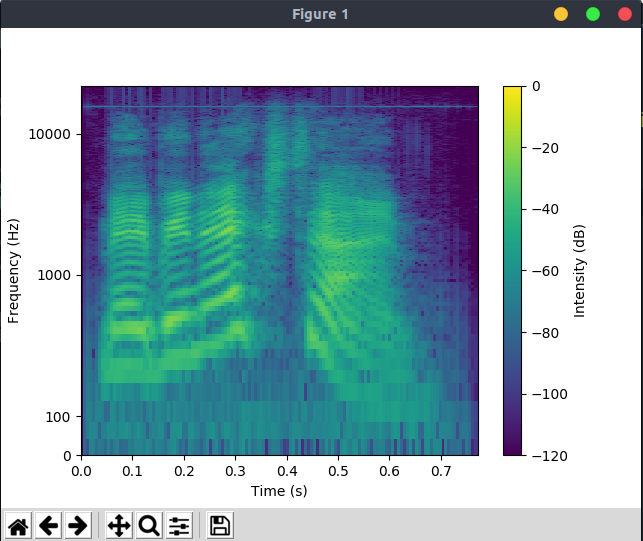

Python code for this plot:
""" Mohammad Ghorbani 94470823 """

import matplotlib.pyplot as plt
import matplotlib.ticker
import numpy as np
import warnings
import sys

from wavwrapper import wavfile, monowrapper

def overlapped_window(stream, window_size, overlap_rate):
    X = []
    while True:
        read_size = window_size if len(X) == 0 else window_size // overlap_rate
        x = stream.read(read_size)
        if len(x) != read_size:
            raise StopIteration()
        X.extend(x)
        yield np.array(X)
        X = X[window_size//overlap_rate:]

input_file='maybe-next-time.wav'
window_size=1024
scale="log"

w = wavfile(input_file)

if w.get_param('nchannels') > 2:
    raise Exception('error: only mono and stereo tracks are supported\n')

if w.get_param('nframes') < window_size:
    raise Exception('error: audio file is shorter than configured window size\n')

# Hann window function coefficients.
hamming = 0.54 - 0.46 * np.cos(2.0 * np.pi * (np.arange(window_size)) / window_size)

# Hann window must have 4x overlap for good results.
overlap = 4

# Y will hold the DFT of each window.
Y = []
# Process each window of audio.
for x in overlapped_window(monowrapper(w), window_size, overlap):
    y = np.fft.rfft(x * hamming)[:window_size//2]
    Y.append(y)

# Normalize data and convert to dB.
Y = np.column_stack(Y)
Y = np.absolute(Y) * 2.0 / np.sum(hamming)
Y = Y / np.power(2.0, (8 * w.get_param('sampwidth') - 1))
Y = (20.0 * np.log10(Y)).clip(-120)

# Time domain: We have Y.shape[1] windows, so convert to seconds by multiplying
# by window size, dividing by sample rate, and dividing by the overlap rate.
t = np.arange(0, Y.shape[1], dtype=np.float) * window_size / w.get_param('framerate') / overlap

# Frequency domain: There are window_size/2 frequencies represented, and we scale
# by dividing by window size and multiplying by sample frequency.
f = np.arange(0, window_size / 2, dtype=np.float) * w.get_param('framerate') / window_size

# Plot the spectrogram.
ax = plt.subplot(111)
plt.pcolormesh(t, f, Y, vmin=-120, vmax=0)

# Use log scale above 100 Hz, linear below.
if scale == 'log':
    yscale = 0.25
    
    if matplotlib.__version__[0:3] == '1.3':
        yscale = 1
        warnings.warn('You are using matplotlib 1.3.* (and not >= 1.4.0). Therefore linscaley must equal 1, not 0.25')
    plt.yscale('symlog', linthreshy=100, linscaley=yscale)
    ax.yaxis.set_major_formatter(matplotlib.ticker.ScalarFormatter())

# Set x/y limits by using the maximums from the time/frequency arrays.
plt.xlim(0, t[-1])
plt.ylim(0, f[-1])

# Set axis labels.
plt.xlabel("Time (s)")
plt.ylabel("Frequency (Hz)")

# Show legend and set label.
cbar = plt.colorbar()
cbar.set_label("Intensity (dB)")

# Display spectrogram.
plt.show()
